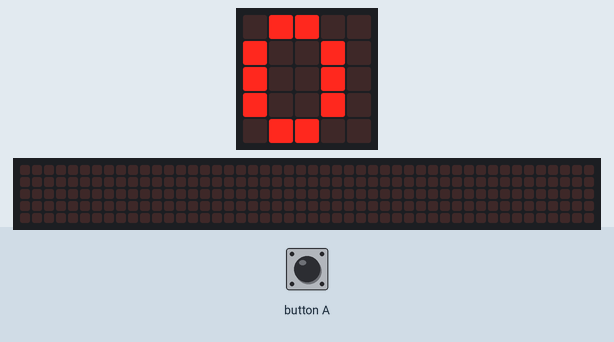
A program run on a simulated BBC micro:bit (MakeCode). On the bench: the board's 5×5 LED display, a strip that is not on the board, showing the scrolling text unrolled. Inputs (shaded band) come from the test bench. The 48×5 strip is a reading aid, not a part: it shows the text the display is scrolling, unrolled, one strip-width of it at a time.

Above: at 3.8 s.
At 8.6 s:
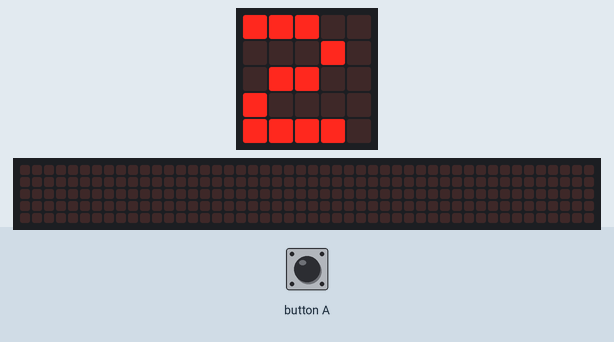
8.7 s: button A pressed for 0.15 s
At 11.5 s:
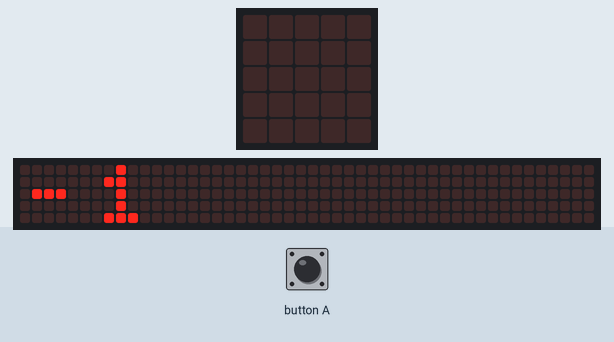
Timing chart, 0 to 13.0 s (numbered marks = the images above; inputs shaded):
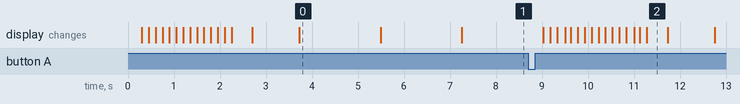

Measured:
- after the input at 8.7 s, the display: first changes after 0.33 s (image 2 shows a later state)
- what the display in image 0 shows lasts 1.8 s, from 3.7 s to 5.5 s
- what the display in image 2 shows lasts 0.4 s, from 11.3 s to 11.7 s

The program:

main.ts
```typescript
input.onButtonPressed(Button.A, function () {
    contador = -1
})
let contador = 0
contador = -1
basic.forever(function () {
    basic.showNumber(contador)
    contador += 1
    if (contador > 20) {
        contador = -1
    }
    basic.pause(1000)
})
```

test.ts
```typescript
// aquí va el archivo "tests"; esto no se compilará cuando este paquete se utilice como una extensión.
```
